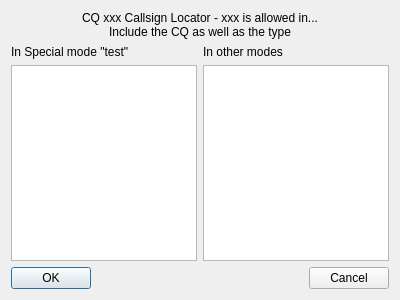
<?xml version="1.0" encoding="UTF-8"?>
<ui version="4.0">
 <class>WsjtxConfigureCQ</class>
 <widget class="QDialog" name="WsjtxConfigureCQ">
  <property name="geometry">
   <rect>
    <x>0</x>
    <y>0</y>
    <width>400</width>
    <height>300</height>
   </rect>
  </property>
  <property name="windowTitle">
   <string>Dialog</string>
  </property>
  <layout class="QVBoxLayout" name="verticalLayout_3">
   <item>
    <widget class="QLabel" name="label_3">
     <property name="text">
      <string>CQ xxx Callsign Locator - xxx is allowed in...
Include the CQ as well as the type</string>
     </property>
     <property name="alignment">
      <set>Qt::AlignCenter</set>
     </property>
    </widget>
   </item>
   <item>
    <layout class="QHBoxLayout" name="horizontalLayout_2">
     <item>
      <layout class="QVBoxLayout" name="verticalLayout">
       <item>
        <widget class="QLabel" name="label">
         <property name="text">
          <string>In Special mode &quot;test&quot;</string>
         </property>
        </widget>
       </item>
       <item>
        <widget class="QPlainTextEdit" name="testCQ">
         <property name="plainText">
          <string notr="true"/>
         </property>
        </widget>
       </item>
      </layout>
     </item>
     <item>
      <layout class="QVBoxLayout" name="verticalLayout_2">
       <item>
        <widget class="QLabel" name="label_2">
         <property name="text">
          <string>In other modes</string>
         </property>
        </widget>
       </item>
       <item>
        <widget class="QPlainTextEdit" name="notTestCQ"/>
       </item>
      </layout>
     </item>
    </layout>
   </item>
   <item>
    <layout class="QHBoxLayout" name="horizontalLayout">
     <item>
      <widget class="QPushButton" name="OKButton">
       <property name="text">
        <string>OK</string>
       </property>
      </widget>
     </item>
     <item>
      <spacer name="horizontalSpacer">
       <property name="orientation">
        <enum>Qt::Horizontal</enum>
       </property>
       <property name="sizeHint" stdset="0">
        <size>
         <width>40</width>
         <height>20</height>
        </size>
       </property>
      </spacer>
     </item>
     <item>
      <widget class="QPushButton" name="cancelButton">
       <property name="text">
        <string>Cancel</string>
       </property>
      </widget>
     </item>
    </layout>
   </item>
  </layout>
 </widget>
 <resources/>
 <connections/>
</ui>
